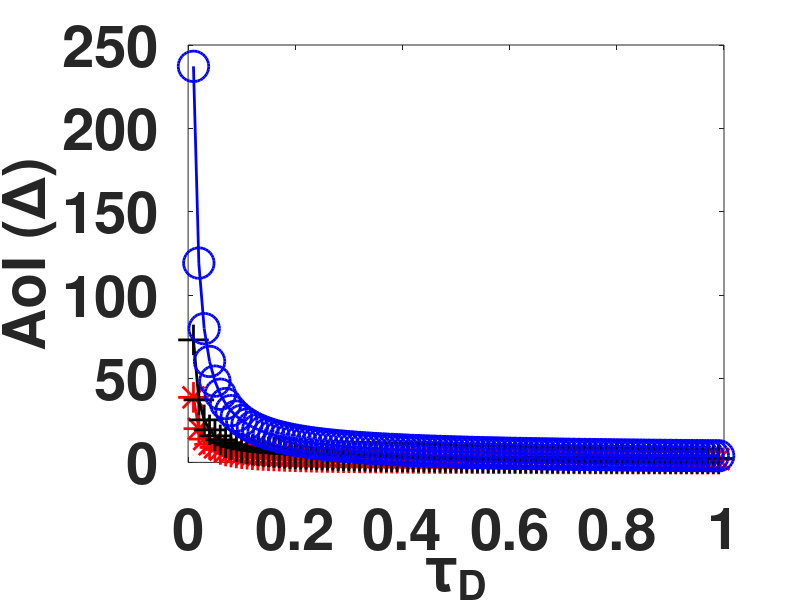

The MATLAB source for this figure: (Note: this script raises an error after producing the figure.)
% Figure 3
clc;
clear all;
close all;

beta = 0.1;               
l_idle = beta;          %length of an idle slot
l_col = 1+beta;         %length of collision slot
M = [1 2 5];                % number of DSRC nodes
N = [1 2 5];              % number of WiFi nodes
t_w = 0.2;
t_d = 1e-2:1e-2:0.99;

% Generating age plots
for m = 1:numel(M)
    age = [];
    for n = 1:numel(N)
        age = [age ; ((((1-(((1-t_d).^M(m)).*((1-t_w).^N(n)))+beta)./(t_d.*((1-t_d).^(M(m)-1)).*((1-t_w).^N(n))))+(beta/2)+...
                (((1+beta)*(1-(((1-t_d).^M(m)).*((1-t_w).^N(n)))))./(2*(1-(((1-t_d).^M(m)).*((1-t_w).^N(n)))+beta)))))];
    end
    AGE{m} = age;
end

for m = 1:numel(M)
    figure;
    plot(t_d,AGE{m}(1,:),'-*r','LineWidth',2,'MarkerSize',22);
    hold on;
    plot(t_d,AGE{m}(2,:),'-+k','LineWidth',2,'MarkerSize',22);
    plot(t_d,AGE{m}(3,:),'-ob','LineWidth',2,'MarkerSize',22);
    hold off;
    set(gca,'FontSize',42,'FontWeight','bold');
    fig_name = sprintf('Fix_N_D_%d_vary_N_W.pdf',M(m));
    xlabel('\tau_D','fontweight','bold','fontsize',42);
    ylabel('AoI (\Delta)','fontweight','bold','fontsize',42);
    addpath 'legendflex'
    addpath 'setgetpos_V1.2'
    legendflex(gca,{'N_W = 1', 'N_W = 2','N_W = 5'},'ncol',3,'fontsize',40,'FontWeight','bold','anchor',{'n','n'});
    set(gcf, 'Color', 'w');
    set(gcf, 'Position', get(0,'Screensize'));
    if m==1
        ylim([0 40]);
    elseif m==2
        ylim([0 70]);
    elseif m==3
        ylim([0 150]);
    end
    cd 'Figures'
    addpath '..\Export_fig'
    addpath '..\setgetpos_V1.2'
    export_fig(fig_name);
    cd '..\'
    close all;
end

M = [1 2 5];
N = [1 2 5];
t_w = 0.01:0.01:0.99;
t_d = 0.2;
% Generating throughput plots
for n = 1:numel(N)
    thr = [];
    for m = 1:numel(M)
        thr = [thr ; (N(n).*t_w.*((1-t_w).^(N(n)-1)).*((1-t_d)^M(m))*(1+beta))./(1-(((1-t_d).^M(m))*((1-t_w).^N(n)))+beta)];
    end
    THR{n} = thr;
end

for n = 1:numel(N)
    figure;
    plot(t_w,THR{n}(1,:),'-*r','LineWidth',2,'MarkerSize',22);
    hold on;
    plot(t_w,THR{n}(2,:),'-+k','LineWidth',2,'MarkerSize',22);
    plot(t_w,THR{n}(3,:),'-ob','LineWidth',2,'MarkerSize',22);
    hold off;
    set(gca,'FontSize',42,'FontWeight','bold');
    fig_name = sprintf('Fix_N_W_%d_vary_N_D.pdf',N(n));
    xlabel('\tau_W','fontweight','bold','fontsize',42);
    ylabel('Throughput (T)','fontweight','bold','fontsize',42);
    addpath 'legendflex'
    addpath 'setgetpos_V1.2'
    legendflex(gca,{'N_D = 1', 'N_D = 2','N_D = 5'},'ncol',3,'fontsize',40,'FontWeight','bold','anchor',{'n','n'});
    set(gcf, 'Color', 'w');
    set(gcf, 'Position', get(0,'Screensize'));
    if n == 1
        ylim([0 1]);
    elseif n == 2
        ylim([0 1]);
    elseif n == 3
        ylim([0 1]);
    end
    cd 'Figures'
    addpath '..\Export_fig'
    addpath '..\setgetpos_V1.2'
    export_fig(fig_name);
    cd '..\'
    close all;
end